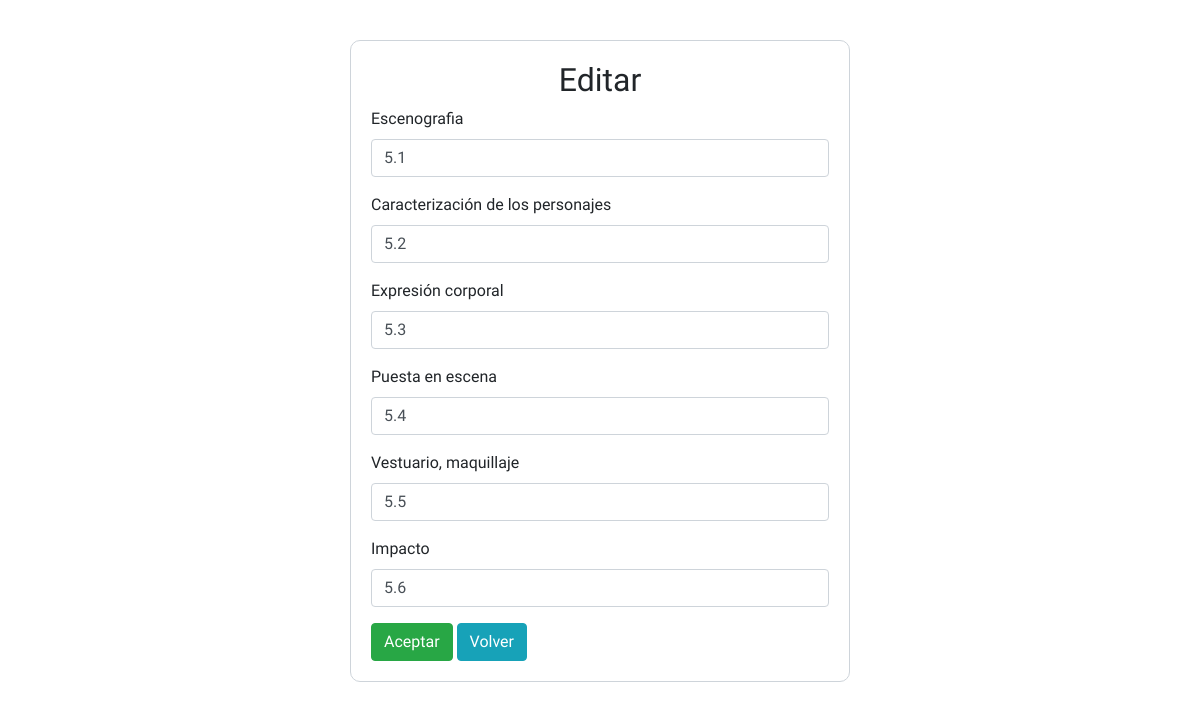
The page /editT.php?id=1 on the database its author committed.
### tables this page shows
CREATE TABLE IF NOT EXISTS `teatro` (
  `id` int(11) NOT NULL,
  `escenografia` float(11,1) NOT NULL,
  `caracterizacion_de_los_personajes` float(11,1) NOT NULL,
  `expresion_corporal` float(11,1) NOT NULL,
  `puesta_en_escena` float(11,1) NOT NULL,
  `vestuario_y_maquillaje` float(11,1) NOT NULL,
  `impacto` float(11,1) NOT NULL,
  `total` float(11,2) NOT NULL,
  `id_regional` int(11) NOT NULL,
  `id_jurado` int(11) NOT NULL
);

### editT.php (the view, shortened to what this page needs)
<?php
  $id = $_GET['id'];
  $con = new PDO('mysql:host=localhost;dbname=zonales1;charset=utf8','root','');
  $query = $con->query("SELECT * FROM teatro WHERE id=$id");
  if($row = $query->fetchObject()){
    $res = $row;
  }
?>
<!DOCTYPE html>
<html lang="en">
<head>
  <link rel="stylesheet" href="css/bootstrap.min.css">
  <link rel="stylesheet" type="text/css" href="css/edit.css">
</head>
<body>
  <div class="container">
    <form action="editar.php" method="post" class="form">
      <h2 class="text-center">Editar</h2>
      <div class="form-group">
          <label for="editT1">Escenografia</label>
          <input type="number" class="form-control" required name="editT1" id="editT1" pattern="[0-9]+([\.,][0-9]+)?" step="0.01" min="0" max="10" value="<?php echo $res->escenografia ?>">
      </div>
      <div class="form-group">
          <label for="editT2">Caracterización de los personajes</label>
          <input type="number" class="form-control" required name="editT2" id="editT2" pattern="[0-9]+([\.,][0-9]+)?" step="0.01" min="0" max="10" value="<?php echo $res->caracterizacion_de_los_personajes ?>">
      </div>
      <div class="form-group">
          <label for="editT3">Expresión corporal</label>
          <input type="number" class="form-control" required name="editT3" id="editT3" pattern="[0-9]+([\.,][0-9]+)?" step="0.01" min="0" max="10" value="<?php echo $res->expresion_corporal ?>">
      </div>
      <div class="form-group">
          <label for="editT4">Puesta en escena</label>
          <input type="number" class="form-control" required name="editT4" id="editT4" pattern="[0-9]+([\.,][0-9]+)?" step="0.01" min="0" max="10" value="<?php echo $res->puesta_en_escena ?>">
      </div>
      <div class="form-group">
          <label for="editT5">Vestuario, maquillaje</label>
          <input type="number" class="form-control" required name="editT5" id="editT5" pattern="[0-9]+([\.,][0-9]+)?" step="0.01" min="0" max="10" value="<?php echo $res->vestuario_y_maquillaje ?>">
      </div>
      <div class="form-group">
          <label for="editT6">Impacto</label>
          <input type="number" class="form-control" required name="editT6" id="editT6" pattern="[0-9]+([\.,][0-9]+)?" step="0.01" min="0" max="10" value="<?php echo $res->impacto ?>">
      </div>
      <button type="submit" class="btn btn-success"><i class="fas fa-sign-in-alt" style="text-align: right;"></i>Aceptar</button>
      <a href="conC.php" class="btn btn-info">Volver</a>
    </form>
  </div>
</body>
</html>

### css/edit.css (style rules this page uses)
body { font-family: 'Merienda', cursive; }
.form { margin: auto; margin-top: 40px; border:1px solid #ced4da; border-radius:10px; padding: 20px; max-width:500px ; }

### rows shown on the page
teatro: editT1 "5.1", editT2 "5.2", editT3 "5.3", editT4 "5.4", editT5 "5.5", editT6 "5.6"
